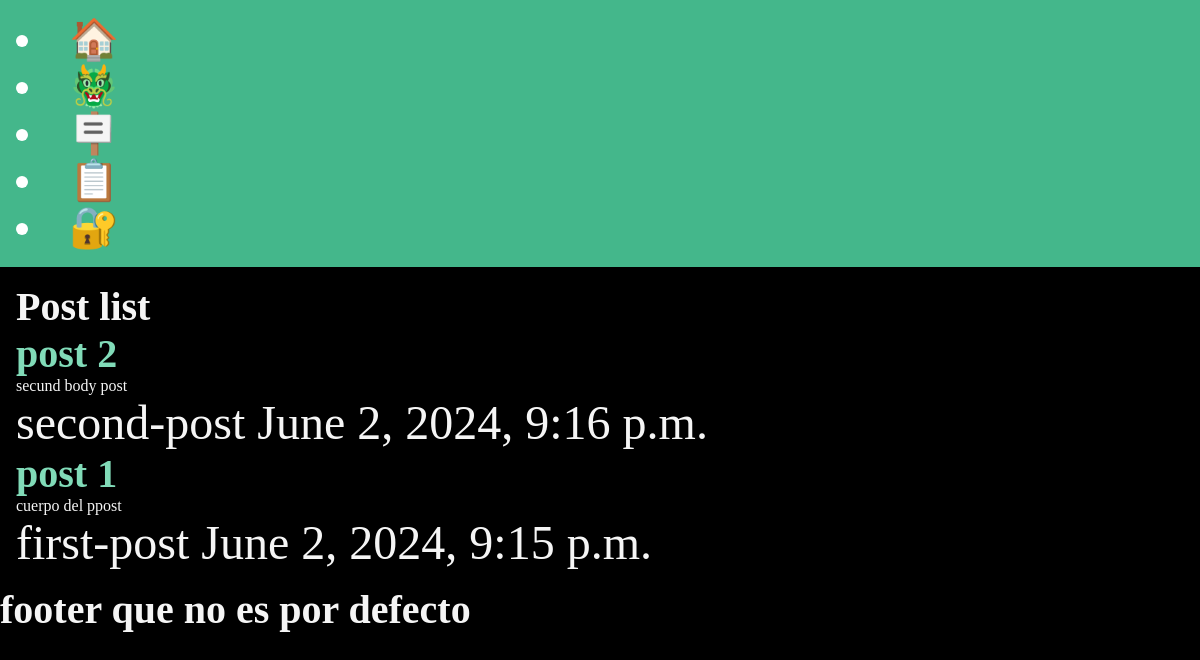
Page /post/ on the earlier database version.
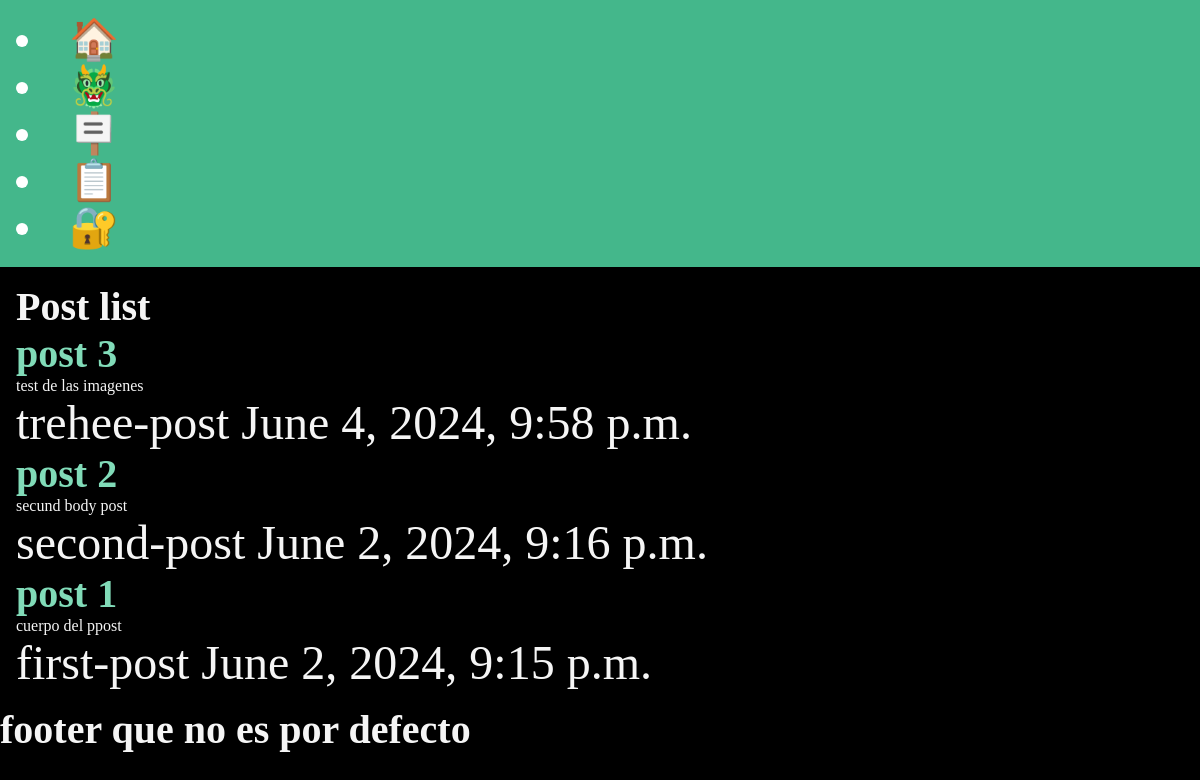
Same page on the later database version.
### post/models.py (models this page shows, shortened)
class Post(models.Model):
    title = models.CharField(max_length=200)
    body = models.TextField()
    slug = models.SlugField(max_length=200)
    date = models.DateTimeField(auto_now_add=True)
    banner = models.ImageField(default='fallback.png',blank=True)

### post/views.py (the view)
# urls.py: path('', views.post_list, name='list' ),
def post_list(request):
    posts = Post.objects.all().order_by("-date")
    message = "no hay post aun"
    return render(request, "post/post_list.html", {"posts": posts, "message": message})

### post/templates/post/post_list.html (shortened to what this page needs)
<!DOCTYPE html>
{% extends 'layout.html' %}
{% block content %}
  <h1>Post list</h1>
  {% for post in posts %}
    <article>
      <h2>
        <a href="{% url 'posts:page' slug=post.slug %}">{{ post.title }}</a>
      </h2>
      <div>
        <p>{{ post.body }}</p>
      </div>
      <div>
        <span>{{ post.slug }}</span>
        <span>{{ post.date }}</span>
      </div>
    </article>
  {% endfor %}
{% endblock %}
{% block footer %}
  <h1>footer que no es por defecto</h1>
{% endblock %}

Differences in the rows shown:
added Post: title "post 3", body "test de las imagenes", slug "trehee-post", date "June 4, 2024, 9:58 p.m."
